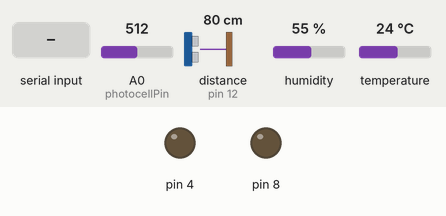
The sketch below on a simulated Arduino Uno, built with avr-gcc and run on an emulated ATmega328P. Parts: output pins drawn as LEDs (lit = HIGH). Wiring (inferred from the names in the program): ultrasonic range finder: trigger pin 13; echo pin 12. Inputs (shaded band) come from the test bench; at power-on: A0 (photocellPin) = 512, distance to the obstacle (sensor on pin 12) 80 cm, humidity 55 %, temperature 24 °C. The echo pulse lasts 58.3 µs per cm; pins used as bus, display or sensor lines are not drawn.

Above: at 1.2 s.
1.3 s: A0 (photocellPin) set to 361
2.8 s: A0 (photocellPin) set to 338
At 3.2 s:
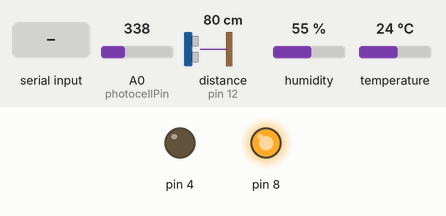
4.3 s: "1" received over Serial
At 5.5 s:
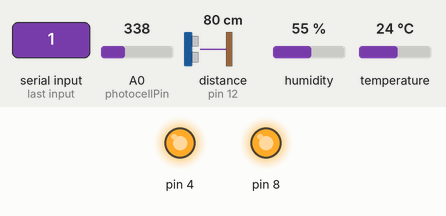
5.8 s: A0 (photocellPin) set to 360
At 6.7 s:
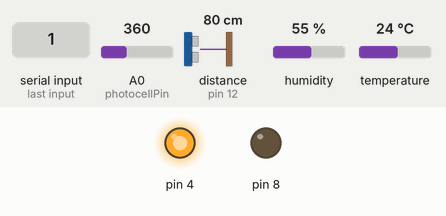
7.3 s: A0 (photocellPin) set to 340
At 7.8 s:
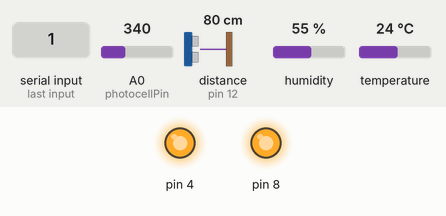
8.8 s: A0 (photocellPin) set to 716
At 10.1 s:
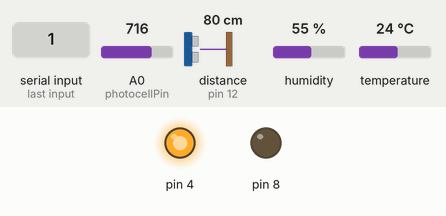
Timing chart, 0 to 11.3 s (numbered marks = the images above; inputs shaded):
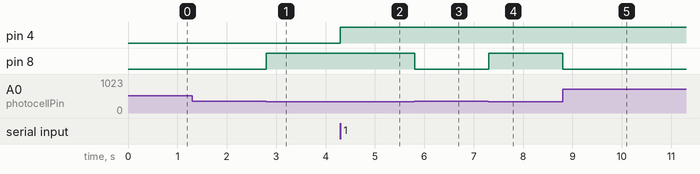

The sketch:

labview_96113026.ino
```cpp
#include "DHT.h"
const unsigned int TRIG_PIN=13;
const unsigned int ECHO_PIN=12;
//const unsigned int BAUD_RATE=9600;


#define DHTPIN 2     // Digital pin connected to the DHT sensor
// Feather HUZZAH ESP8266 note: use pins 3, 4, 5, 12, 13 or 14 --
// Pin 15 can work but DHT must be disconnected during program upload.

// Uncomment whatever type you're using!
#define DHTTYPE DHT11   // DHT 11
//#define DHTTYPE DHT22   // DHT 22  (AM2302), AM2321
//#define DHTTYPE DHT21   // DHT 21 (AM2301)

// Connect pin 1 (on the left) of the sensor to +5V
// NOTE: If using a board with 3.3V logic like an Arduino Due connect pin 1
// to 3.3V instead of 5V!
// Connect pin 2 of the sensor to whatever your DHTPIN is
// Connect pin 4 (on the right) of the sensor to GROUND
// Connect a 10K resistor from pin 2 (data) to pin 1 (power) of the sensor

// Initialize DHT sensor.
// Note that older versions of this library took an optional third parameter to
// tweak the timings for faster processors.  This parameter is no longer needed
// as the current DHT reading algorithm adjusts itself to work on faster procs.
DHT dht(DHTPIN, DHTTYPE);
int photocellPin = 0;
int photocellReading;
int incomingByte =0;
void setup() {
   pinMode(TRIG_PIN, OUTPUT);
  pinMode(ECHO_PIN, INPUT);
  pinMode(4,OUTPUT);pinMode(8,OUTPUT);
  digitalWrite(4,LOW);
  digitalWrite(8, LOW);
  Serial.begin(9600);
//  Serial.println(F("DHTxx test!"));

  dht.begin();
}

void loop() {
  // Wait a few seconds between measurements.
    int d;
  int a =d;if(a>350) a=330;
 // delay(100);
 digitalWrite(TRIG_PIN, LOW);
  delayMicroseconds(2);
  digitalWrite(TRIG_PIN, HIGH);
  delayMicroseconds(10);
  digitalWrite(TRIG_PIN, LOW);
  photocellReading = analogRead(photocellPin);   if(photocellReading<350) digitalWrite(8,HIGH); else digitalWrite(8,LOW);


 const unsigned long duration= pulseIn(ECHO_PIN, HIGH);
 int distance= duration;
  d=duration/29/2;
  if(d>350 || d-a>200 || a-d<-200) { d=a;}
 // if(d>350) {d=330;}


  // Reading temperature or humidity takes about 250 milliseconds!
  // Sensor readings may also be up to 2 seconds 'old' (its a very slow sensor)
  float h = dht.readHumidity();
  // Read temperature as Celsius (the default)
  float t = dht.readTemperature();
  // Read temperature as Fahrenheit (isFahrenheit = true)
  float f = dht.readTemperature(true);

  // Check if any reads failed and exit early (to try again).
  if (isnan(h) || isnan(t) || isnan(f)) {
    Serial.println(F("Failed to read from DHT sensor!"));
    return;
  }

  // Compute heat index in Fahrenheit (the default)
  float hif = dht.computeHeatIndex(f, h);
  // Compute heat index in Celsius (isFahreheit = false)
  float hic = dht.computeHeatIndex(t, h, false);
  if(Serial.available() > 0){
incomingByte=Serial.read(); //Serial.print(incomingByte);}

  if(incomingByte==49){ digitalWrite(4,HIGH); } if(incomingByte==48) digitalWrite(4,LOW);
  if(incomingByte==65){
  Serial.print("d");Serial.print(d);Serial.print(",");
  Serial.print("p");Serial.print(photocellReading); Serial.print(",");

//  Serial.print(F("Humidity: "));
  Serial.print("s");Serial.print(h); Serial.print(",");
 // Serial.print(F("%  Temperature: "));
  Serial.print("t");Serial.print(t);Serial.print(","); Serial.println();}}
 // Serial.print(F("°C "));
//  Serial.print(f);
//  Serial.print(F("°F  Heat index: "));
//  Serial.print(hic);
//  Serial.print(F("°C "));
//  Serial.print(hif);
//  Serial.println(F("°F"));
}
```

Measured:
- the behaviour switches between 350 and 349 on A0 (photocellPin) (found by bisection; images 0 and 1)
- after the input at 1.3 s, every drawn part: stays the same
- after the input at 2.8 s, pin 8: LOW → HIGH at once
- after the input at 4.3 s, pin 4: LOW → HIGH at once
- after the input at 5.8 s, pin 8: HIGH → LOW at once
- after the input at 7.3 s, pin 8: LOW → HIGH at once
- after the input at 8.8 s, pin 8: HIGH → LOW at once
